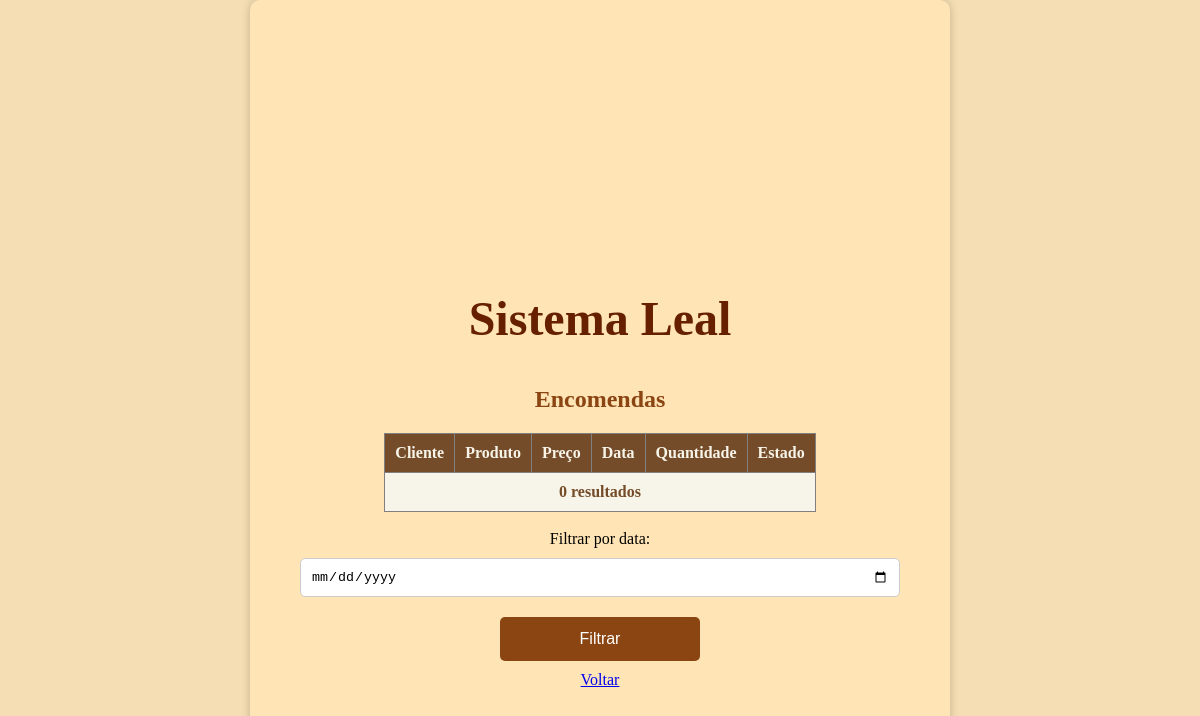
Before: /encomendas.php?data=2024-05-14 21:55:21 (signed in) with the older database file.
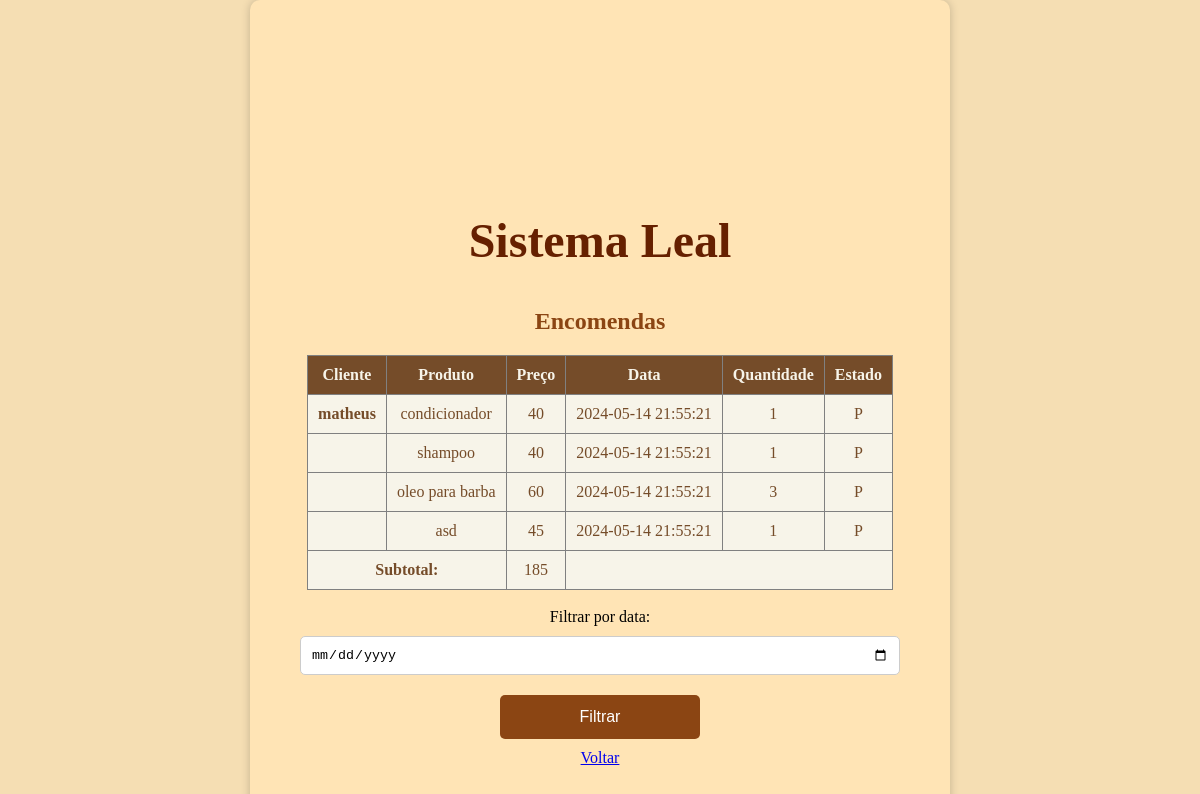
After: the same page with the newer database file.
### tables this page shows
CREATE TABLE `reserva` (
  `c_Email` varchar(100) NOT NULL,
  `Estoque_IDProduto` int NOT NULL,
  `Data` timestamp NOT NULL DEFAULT CURRENT_TIMESTAMP,
  `QTD` int NOT NULL,
  `Estado` char(1) NOT NULL,
  PRIMARY KEY (`c_Email`,`Estoque_IDProduto`,`Data`),
  KEY `fk_cliente_has_Estoque_Estoque1` (`Estoque_IDProduto`),
  CONSTRAINT `fk_cliente_has_Estoque_cliente1` FOREIGN KEY (`c_Email`) REFERENCES `cliente` (`Email`) ON UPDATE CASCADE,
  CONSTRAINT `fk_cliente_has_Estoque_Estoque1` FOREIGN KEY (`Estoque_IDProduto`) REFERENCES `estoque` (`IDProduto`) ON UPDATE CASCADE
);

CREATE TABLE `cliente` (
  `Nome` varchar(45) NOT NULL,
  `Telefone` bigint NOT NULL,
  `Email` varchar(100) NOT NULL,
  `Senha` varchar(150) NOT NULL,
  `Endereco` int NOT NULL,
  PRIMARY KEY (`Email`),
  KEY `fk_cliente_endereco` (`Endereco`),
  CONSTRAINT `fk_cliente_endereco` FOREIGN KEY (`Endereco`) REFERENCES `endereco` (`IDEndereco`) ON UPDATE CASCADE
);

CREATE TABLE `estoque` (
  `IDProduto` int NOT NULL AUTO_INCREMENT,
  `Nome` varchar(100) NOT NULL,
  `Quantidade` int NOT NULL,
  `QTD_Alerta` int NOT NULL,
  `Preco` float NOT NULL,
  `LIM_Venda` int NOT NULL,
  `Promocao` int DEFAULT '0',
  PRIMARY KEY (`IDProduto`)
);

### encomendas.php (the view, shortened to what this page needs)
	<!DOCTYPE html>
<html lang="en">
<head>
    <link rel="stylesheet" type="text/css" href="styles.css">
</head>
<body>
    <form>
    <h1 id="marca">Sistema Leal</h1>
    <h2>Encomendas</h2>
    <?php
    require_once "config.php";
	?>
    <div class= "tabela-scroll" style= "max-height: 500px; min-width: 700px; overflow-x: hidden;">
        <table border='1'>
            <tr>
                <th>Cliente</th>
                <th>Produto</th>
                <th>Preço</th>
                <th>Data</th>
                <th>Quantidade</th>
                <th>Estado</th>
            </tr>
            <?php
           if(isset($_GET['data']) && $_GET['data']!= '') {
            $data_selecionada = $_GET['data'];
        } else {
            $data_selecionada = date('Y-m-d');
        }
        $sql = "SELECT r.c_Email, c.Nome as Cliente, r.Estoque_IDProduto, r.Data, r.QTD, r.Estado, e.Nome, e.Preco
                FROM reserva r
                JOIN estoque e ON r.Estoque_IDProduto = e.IDProduto
                JOIN cliente c ON r.c_email = c.email
                WHERE DATE(r.Data) = '$data_selecionada'
                ORDER BY  r.Data, r.c_Email";
            $result = $conexao->query($sql);
            $data_anterior = "";
            $subtotal_preco = 0;
            if ($result->num_rows > 0) {
                while($row = $result->fetch_assoc()) {
                    if ( abs(strtotime($row['Data']) - strtotime($data_anterior)) > 1) {
                        $subtotal_preco = 0;
                        echo "<tr><td>" . $row['Cliente'] . "</td>";
                    } else {
                        echo "<tr><td></td>";
                    }
                    echo "<td>" . $row['Nome'] . "</td>";
                    echo "<td>" . $row['Preco'] * $row['QTD'] . "</td>";
                    echo "<td>" . $row['Data'] . "</td>";
                    echo "<td>" . $row['QTD'] . "</td>";
                    echo "<td>" . $row['Estado'] . "</td>";
                    echo "</tr>";
                    $subtotal_preco += $row['Preco'] * $row['QTD'];
                    $data_anterior = $row['Data'];
                }
                echo "<tr><td colspan='2'>Subtotal:</td><td>$subtotal_preco</td><td colspan='3'></td></tr>";
            } else {
                echo "<tr><td colspan='6'>0 resultados</td></tr>";
            }
            ?>
        </table>
    </div>
    <br/>
        <label for="data">Filtrar por data:</label>
        <input type="date" id="data" name="data">
        <input type="submit" value="Filtrar">
            <a href="pagina_barbeiro.php">Voltar</a>
    </form>
</body>
</html>

Changed rows visible on the page:
added reserva: c_Email.Nome "matheus", Estoque_IDProduto.Nome "condicionador", $row['Preco']*$row['QTD'] "40", Data "2024-05-14 21:55:21", QTD "1", Estado "P"
added reserva: Estoque_IDProduto.Nome "shampoo", $row['Preco']*$row['QTD'] "40", Data "2024-05-14 21:55:21", QTD "1", Estado "P"
added reserva: Estoque_IDProduto.Nome "oleo para barba", $row['Preco'] * $row['QTD'] "60", Data "2024-05-14 21:55:21", QTD "3", Estado "P"
added reserva: Estoque_IDProduto.Nome "asd", $row['Preco']*$row['QTD'] "45", Data "2024-05-14 21:55:21", QTD "1", Estado "P"
Other visible differences:
$subtotal_preco: (not shown) → "185"
text no longer shown: "0 resultados"
text now shown: "Subtotal:"
